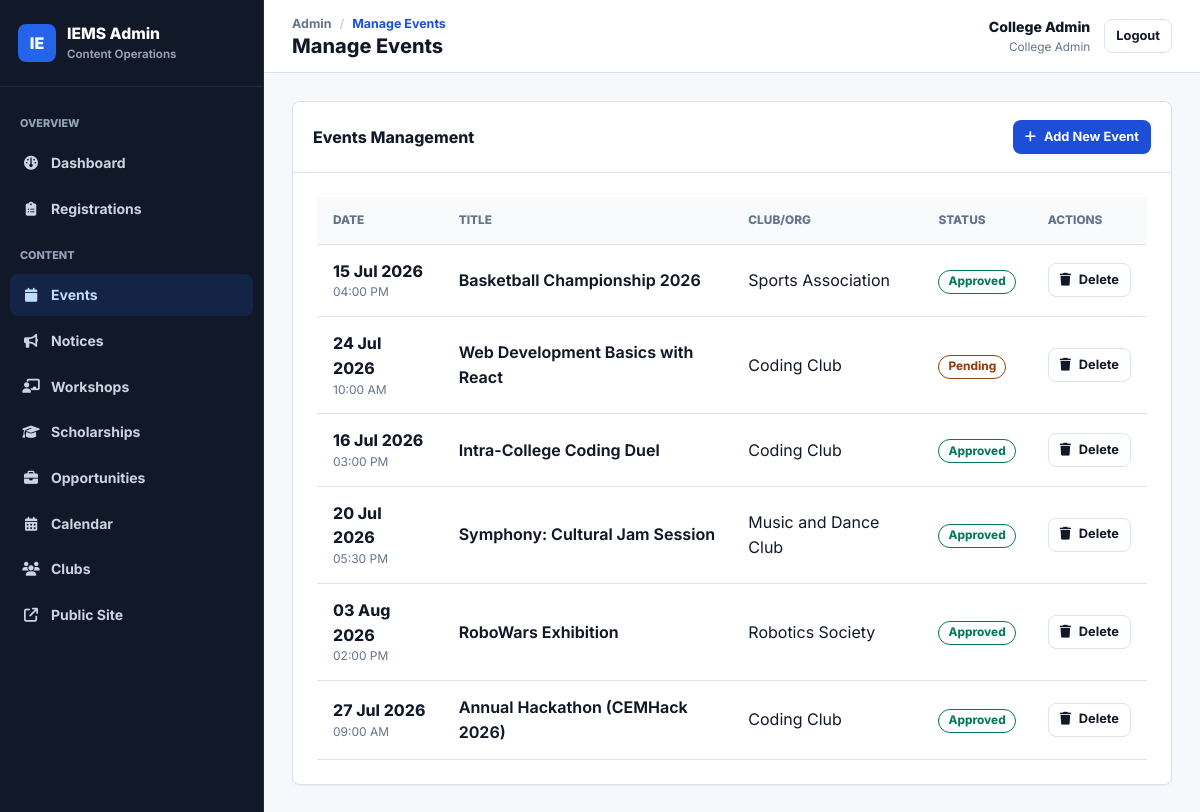
The page /admin/events/ (signed in) on the database its author committed.
### models/user.py (models this page shows, shortened)
class User(UserMixin, db.Model):
    __tablename__ = 'users'
    id = db.Column(db.Integer, primary_key=True)
    name = db.Column(db.String(100), nullable=False)
    email = db.Column(db.String(120), unique=True, nullable=False, index=True)
    password_hash = db.Column(db.String(256), nullable=False)
    role = db.Column(db.String(20), nullable=False, default='club_president')
    club_id = db.Column(db.Integer, db.ForeignKey('clubs.id'), nullable=True)
    status = db.Column(db.String(20), default='active')  # active, inactive
    created_at = db.Column(db.DateTime, default=datetime.utcnow)
    club = db.relationship('Club', foreign_keys=[club_id], backref='president_user')
    created_events = db.relationship('Event', foreign_keys='Event.created_by', backref='creator', lazy='dynamic')
    approved_events = db.relationship('Event', foreign_keys='Event.approved_by', backref='approver', lazy='dynamic')
    created_notices = db.relationship('Notice', foreign_keys='Notice.created_by', backref='creator', lazy='dynamic')
    activity_logs = db.relationship('ActivityLog', backref='user', lazy='dynamic')
    @property
    def is_super_admin(self):
        return self.role == 'super_admin'
    @property
    def role_display(self):
        return {
            'super_admin': 'Super Admin',
            'college_admin': 'College Admin',
            'club_president': 'Club President'
        }.get(self.role, self.role)

### models/event.py (models this page shows, shortened)
class Event(db.Model):
    __tablename__ = 'events'
    id = db.Column(db.Integer, primary_key=True)
    club_id = db.Column(db.Integer, db.ForeignKey('clubs.id'), nullable=True)
    title = db.Column(db.String(200), nullable=False)
    description = db.Column(db.Text)
    venue = db.Column(db.String(200))
    date = db.Column(db.Date)
    time = db.Column(db.Time)
    image = db.Column(db.String(256))
    registration_link = db.Column(db.String(500))
    status = db.Column(db.String(20), default='pending')  # pending, approved, rejected
    created_by = db.Column(db.Integer, db.ForeignKey('users.id'))
    approved_by = db.Column(db.Integer, db.ForeignKey('users.id'), nullable=True)
    created_at = db.Column(db.DateTime, default=datetime.utcnow)
    @property
    def status_badge(self):
        return {
            'pending': 'badge-warning',
            'approved': 'badge-success',
            'rejected': 'badge-danger'
        }.get(self.status, 'badge-secondary')

### models/club.py (models this page shows, shortened)
class Club(db.Model):
    __tablename__ = 'clubs'
    id = db.Column(db.Integer, primary_key=True)
    name = db.Column(db.String(100), nullable=False)
    description = db.Column(db.Text)
    logo = db.Column(db.String(256))  # File path
    faculty = db.Column(db.String(100))  # Faculty advisor
    president = db.Column(db.String(100))  # President name (display)
    email = db.Column(db.String(120))
    phone = db.Column(db.String(20))
    category = db.Column(db.String(50), default='general')  # technical, cultural, sports, general
    is_active = db.Column(db.Boolean, default=True)
    events = db.relationship('Event', backref='club', lazy='dynamic')
    notices = db.relationship('Notice', backref='club', lazy='dynamic')

### routes/admin_events.py (the view)
@events_bp.route('/')
@login_required
def index():
    if current_user.role == 'club_president':
        events = Event.query.filter_by(club_id=current_user.club_id).order_by(Event.created_at.desc()).all()
    else:
        events = Event.query.order_by(Event.created_at.desc()).all()
    clubs = Club.query.filter_by(is_active=True).all()
    return render_template('admin/events.html', events=events, clubs=clubs)

### models/user.py (called while the page is built)
@login_manager.user_loader
def load_user(user_id):
    return db.session.get(User, int(user_id))

### templates/admin/events.html (shortened to what this page needs)
{% extends "admin/base.html" %}
{% block title %}Manage Events{% endblock %}
{% block content %}
<div class="admin-table-card">
    <div class="admin-table-header">
        <h3 class="admin-table-title">Events Management</h3>
        <div class="admin-table-actions">
            <button class="btn btn-primary btn-sm" onclick="document.getElementById('addEventModal').style.display='flex'"><i class="fa-solid fa-plus"></i> Add New Event</button>
        </div>
    </div>
    <div class="table-responsive p-3">
        <table class="table">
            <thead>
                <tr>
                    <th>Date</th>
                    <th>Title</th>
                    <th>Club/Org</th>
                    <th>Status</th>
                    <th>Actions</th>
                </tr>
            </thead>
            <tbody>
                {% for event in events %}
                <tr>
                    <td>
                        <div class="fw-bold">{{ event.date.strftime('%d %b %Y') if event.date else 'TBD' }}</div>
                        <div class="text-xs text-muted">{{ event.time.strftime('%I:%M %p') if event.time else '' }}</div>
                    </td>
                    <td class="fw-medium">{{ event.title }}</td>
                    <td>{{ event.club.name if event.club else 'College' }}</td>
                    <td>
                        <span class="badge badge-outline {{ event.status_badge }}">{{ event.status | title }}</span>
                    </td>
                    <td>
                        <div class="d-flex gap-2">
                            <form method="POST" action="{{ url_for('events.delete', id=event.id) }}" style="display:inline;" onsubmit="return confirm('Are you sure you want to delete this event?');">
                                <button type="submit" class="btn btn-sm btn-outline text-danger"><i class="fa-solid fa-trash"></i> Delete</button>
                            </form>
                        </div>
                    </td>
                </tr>
                {% else %}
                <tr>
                    <td colspan="5" class="text-center text-muted py-4">No events found. Create one to get started.</td>
                </tr>
                {% endfor %}
            </tbody>
        </table>
    </div>
</div>
{% endblock %}

### templates/admin/base.html (shortened to what this page needs)
<!DOCTYPE html>
<html lang="en">
<head>
    <link rel="stylesheet" href="https://cdnjs.cloudflare.com/ajax/libs/font-awesome/6.4.0/css/all.min.css">
    <link rel="stylesheet" href="{{ url_for('static', filename='css/main.css') }}">
    <link rel="stylesheet" href="{{ url_for('static', filename='css/admin.css') }}">
    <link rel="stylesheet" href="{{ url_for('static', filename='css/responsive.css') }}">
</head>
<body>
    <div class="admin-body">
        <aside class="sidebar" id="sidebar">
            <div class="sidebar-header">
                <a href="{{ url_for('admin.dashboard') }}" class="sidebar-logo">
                    <span class="sidebar-logo-mark">IE</span>
                    <span>
                        <span class="sidebar-logo-text">IEMS Admin</span>
                        <span class="sidebar-logo-subtext">Content Operations</span>
                    </span>
                </a>
            </div>
            <nav class="sidebar-nav">
                <div class="nav-section-label">Overview</div>
                <a href="{{ url_for('admin.dashboard') }}" class="nav-item {% if request.endpoint == 'admin.dashboard' %}active{% endif %}"><i class="fa-solid fa-gauge"></i> <span>Dashboard</span></a>
                <a href="{{ url_for('registrations.index') }}" class="nav-item "><i class="fa-solid fa-clipboard-list"></i> <span>Registrations</span></a>
                <div class="nav-section-label">Content</div>
                <a href="{{ url_for('events.index') }}" class="nav-item {% if request.endpoint and request.endpoint.startswith('events.') %}active{% endif %}"><i class="fa-solid fa-calendar"></i> <span>Events</span></a>
                <a href="{{ url_for('notices.index') }}" class="nav-item {% if request.endpoint and request.endpoint.startswith('notices.') %}active{% endif %}"><i class="fa-solid fa-bullhorn"></i> <span>Notices</span></a>
                <a href="{{ url_for('workshops.index') }}" class="nav-item {% if request.endpoint and request.endpoint.startswith('workshops.') %}active{% endif %}"><i class="fa-solid fa-chalkboard-user"></i> <span>Workshops</span></a>
                {% if current_user.role in ('super_admin', 'college_admin') %}
                <a href="{{ url_for('scholarships.index') }}" class="nav-item "><i class="fa-solid fa-graduation-cap"></i> <span>Scholarships</span></a>
                <a href="{{ url_for('opportunities.index') }}" class="nav-item "><i class="fa-solid fa-briefcase"></i> <span>Opportunities</span></a>
                <a href="{{ url_for('calendar.index') }}" class="nav-item {% if request.endpoint and request.endpoint.startswith('calendar.') %}active{% endif %}"><i class="fa-solid fa-calendar-days"></i> <span>Calendar</span></a>
                <a href="{{ url_for('clubs.index') }}" class="nav-item {% if request.endpoint and request.endpoint.startswith('clubs.') %}active{% endif %}"><i class="fa-solid fa-users"></i> <span>Clubs</span></a>
                {% endif %}
                <a href="{{ url_for('public.home') }}" class="nav-item"><i class="fa-solid fa-arrow-up-right-from-square"></i> <span>Public Site</span></a>
            </nav>
        </aside>
        <main class="admin-main">
            <header class="topbar">
                <div class="topbar-left">
                    <ul class="breadcrumb">
                        <li>Admin</li>
                        <li class="active">{{ self.title() }}</li>
                    </ul>
                    <h1 class="page-title">{% block page_heading %}{{ self.title() }}{% endblock %}</h1>
                </div>
                <div class="topbar-right">
                    <div class="user-info">
                        <span class="user-name">{{ current_user.name }}</span>
                        <span class="user-role">{{ current_user.role_display }}</span>
                    </div>
                    <a href="{{ url_for('auth.logout') }}" class="btn btn-secondary btn-sm">Logout</a>
                </div>
            </header>
            <div class="admin-content">
                {% block content %}{% endblock %}
            </div>
        </main>
    </div>
</body>
</html>

### static/css/main.css (style rules this page uses)
:root { --primary: #111827; --primary-soft: #243041; --accent-blue: #1d4ed8; --accent-blue-light: #dbeafe; --accent-teal: #0f766e; --accent-teal-light: #ccfbf1; --accent-amber: #b45309; --bg: #f6f8fb; --surface: #ffffff; --surface-muted: #f1f5f9; --border: #dbe3ef; --border-strong: #cbd5e1; --text-primary: #111827; --text-secondary: #475569; --text-muted: #64748b; --danger: #dc2626; --warning: #d97706; --success: #059669; --info: #0284c7; --space-xs: 4px; --space-sm: 8px; --space-md: 16px; --space-lg: 24px; --space-xl: 32px; --space-2xl: 48px; --space-3xl: 64px; --radius-sm: 6px; --radius-md: 8px; --radius-lg: 8px; --shadow-sm: 0 1px 2px rgba(15, 23, 42, 0.06); --shadow-md: 0 10px 24px rgba(15, 23, 42, 0.08); --shadow-lg: 0 24px 56px rgba(15, 23, 42, 0.14); --transition-fast: 150ms ease; --transition: 220ms ease; }
* { box-sizing: border-box; margin: 0; padding: 0; }
html { scroll-behavior: smooth; }
body { min-height: 100vh; font-family: "Inter", system-ui, -apple-system, BlinkMacSystemFont, "Segoe UI", sans-serif; background: var(--bg); color: var(--text-primary); line-height: 1.55; -webkit-font-smoothing: antialiased; text-rendering: optimizeLegibility; }
a { color: var(--accent-blue); }
h1, h2, h3, h4, h5, h6 { color: var(--primary); font-weight: 750; line-height: 1.15; }
.d-flex { display: flex; }
.gap-2 { gap: var(--space-md); }
.text-xs { font-size: 0.75rem; }
.text-muted { color: var(--text-muted); }
.text-danger { color: var(--danger); }
.fw-bold { font-weight: 750; }
.fw-medium { font-weight: 650; }
.p-3 { padding: var(--space-lg); }
.btn { min-height: 40px; padding: 10px 16px; border: 1px solid transparent; border-radius: var(--radius-md); display: inline-flex; align-items: center; justify-content: center; gap: 8px; color: inherit; text-decoration: none; font-family: inherit; font-size: 0.92rem; font-weight: 700; line-height: 1; white-space: nowrap; cursor: pointer; transition: transform var(--transition-fast), box-shadow var(--transition-fast), background var(--transition-fast), color var(--transition-fast), border-color var(--transition-fast); }
.btn-sm { min-height: 34px; padding: 8px 11px; font-size: 0.8rem; }
.btn-primary { background: var(--accent-blue); color: #fff; box-shadow: var(--shadow-sm); }
.btn-secondary, .btn-outline { background: #fff; color: var(--primary); border-color: var(--border); }
.card, .admin-table-card { background: var(--surface); border: 1px solid var(--border); border-radius: var(--radius-lg); box-shadow: var(--shadow-sm); }
.badge { display: inline-flex; align-items: center; gap: 6px; min-height: 24px; padding: 4px 9px; border-radius: 999px; font-size: 0.74rem; font-weight: 750; line-height: 1; white-space: nowrap; }
.badge-success { background: #dcfce7; color: #047857; }
.badge-warning { background: #fef3c7; color: #92400e; }
.badge-outline { border: 1px solid currentColor; background: #fff; }
.table-responsive { width: 100%; overflow-x: auto; }
.table { width: 100%; border-collapse: collapse; min-width: 760px; }
.table th, .table td { padding: 14px 16px; border-bottom: 1px solid var(--border); text-align: left; vertical-align: middle; }
.table th { color: var(--text-muted); background: #f8fafc; font-size: 0.74rem; font-weight: 800; text-transform: uppercase; }
.admin-table-header { display: flex; align-items: center; justify-content: space-between; gap: 16px; padding: 18px 20px; border-bottom: 1px solid var(--border); }
.admin-table-title { margin: 0; font-size: 1rem; }
.admin-table-actions { display: flex; flex-wrap: wrap; gap: 10px; }

### rows shown on the page
User: name "College Admin", role_display "College Admin"
Event: date "15 Jul 2026", time "04:00 PM", title "Basketball Championship 2026", club "Sports Association", status "Approved"
Event: date "24 Jul 2026", time "10:00 AM", title "Web Development Basics with React", club "Coding Club", status "Pending"
Event: date "16 Jul 2026", time "03:00 PM", title "Intra-College Coding Duel", club "Coding Club", status "Approved"
Event: date "20 Jul 2026", time "05:30 PM", title "Symphony: Cultural Jam Session", club "Music and Dance Club", status "Approved"
Event: date "03 Aug 2026", time "02:00 PM", title "RoboWars Exhibition", club "Robotics Society", status "Approved"
Event: date "27 Jul 2026", time "09:00 AM", title "Annual Hackathon (CEMHack 2026)", club "Coding Club", status "Approved"
